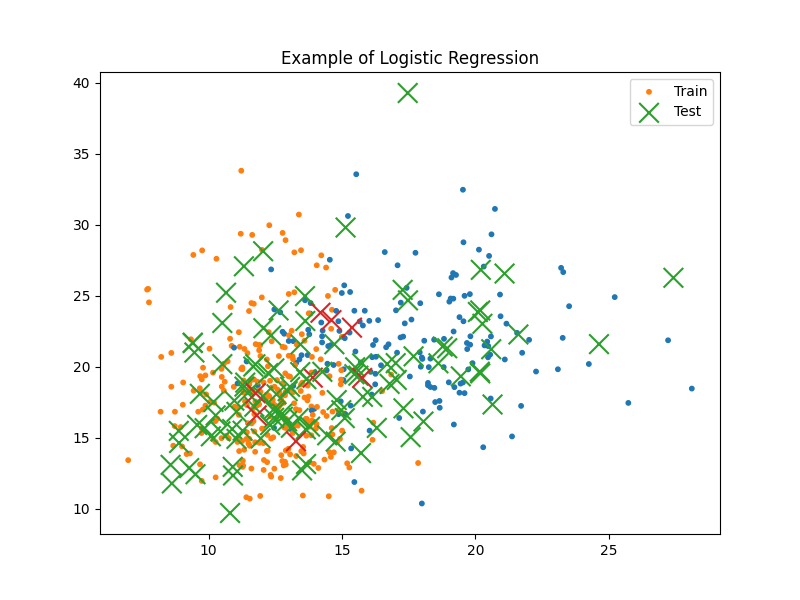

Recreate this plot in Python.
import numpy as np
from sklearn.model_selection import train_test_split
from sklearn import datasets
import matplotlib.pyplot as plt

def sigmoid(x):
    return 1/(1+np.exp(-x))

class LogisticRegression:
    # Create it with 
    def __init__(self, lr=0.001, n_iter=1000):
        self.lr = lr
        self.n_iter = n_iter
        self.weights = None
        self.bias = None

    def fit(self, X, y):
        n_samples, n_features = X.shape
        self.weights    = np.zeros(n_features)
        self.bias       = 0
        
        for _ in range(self.n_iter):
            y_linear_pred = np.dot(X, self.weights) + self.bias
            y_pred = sigmoid(y_linear_pred)
            
            dw = (1/n_samples) * np.dot(X.T, (y_pred-y))
            db = (1/n_samples) * np.sum(y_pred-y)

            self.weights    = self.weights - self.lr * dw
            self.bias       = self.bias - self.lr * db

    def predict(self, X):
        y_linear_pred   = np.dot(X, self.weights) + self.bias
        y_pred          = sigmoid(y_linear_pred)
        class_pred      = [0 if y<=0.5 else 1 for y in y_pred]
        return class_pred

if __name__ == "__main__":
    bc = datasets.load_breast_cancer()
    X, y = bc.data, bc.target
    X_train, X_test, y_train, y_test = train_test_split(X, y, test_size=0.2, random_state=1234)

    LR = LogisticRegression(lr = 0.0001)
    LR.fit(X_train, y_train)
    predictions = LR.predict(X_test)

    def accuracy(predictions, y_test):
        return np.sum(predictions==y_test)/len(y_test)

    acc = accuracy(predictions, y_test)
    print(acc)

    colors = plt.cm.tab10.colors

    # Define colors for training and test points
    train_colors = [colors[val] for val in y_train]
    test_colors = [colors[2] if val else colors[3] for val in (y_test == predictions)]

    # Plot the training and test data points
    fig = plt.figure(figsize=(8,6))
    m1 = plt.scatter(X_train[:,0], X_train[:,1], c=train_colors, s=10, label='Train')
    m2 = plt.scatter(X_test[:,0], X_test[:,1], c=test_colors, marker='x', s=200, label='Test')

    # Add title and legend
    plt.title('Example of Logistic Regression')
    plt.legend()

    plt.show()
